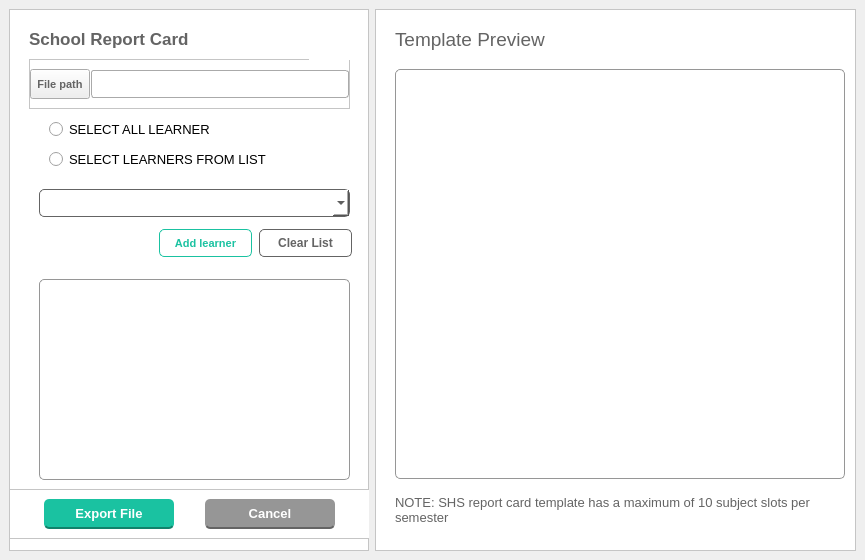
<?xml version="1.0" encoding="UTF-8"?>
<ui version="4.0">
 <class>cardExcelWindow</class>
 <widget class="QMainWindow" name="cardExcelWindow">
  <property name="geometry">
   <rect>
    <x>0</x>
    <y>0</y>
    <width>865</width>
    <height>560</height>
   </rect>
  </property>
  <property name="minimumSize">
   <size>
    <width>865</width>
    <height>560</height>
   </size>
  </property>
  <property name="maximumSize">
   <size>
    <width>865</width>
    <height>560</height>
   </size>
  </property>
  <property name="cursor">
   <cursorShape>PointingHandCursor</cursorShape>
  </property>
  <property name="windowTitle">
   <string>MainWindow</string>
  </property>
  <widget class="QWidget" name="centralwidget">
   <layout class="QHBoxLayout" name="horizontalLayout">
    <item>
     <widget class="QFrame" name="frame">
      <property name="minimumSize">
       <size>
        <width>360</width>
        <height>0</height>
       </size>
      </property>
      <property name="maximumSize">
       <size>
        <width>360</width>
        <height>16777215</height>
       </size>
      </property>
      <property name="styleSheet">
       <string notr="true">QFrame{
	background-color: rgb(255, 255, 255);
}

QLabel{
	color: rgb(100, 100, 100);
}</string>
      </property>
      <property name="frameShape">
       <enum>QFrame::StyledPanel</enum>
      </property>
      <property name="frameShadow">
       <enum>QFrame::Raised</enum>
      </property>
      <widget class="QLabel" name="fileLabel_2">
       <property name="geometry">
        <rect>
         <x>20</x>
         <y>10</y>
         <width>201</width>
         <height>40</height>
        </rect>
       </property>
       <property name="minimumSize">
        <size>
         <width>0</width>
         <height>40</height>
        </size>
       </property>
       <property name="maximumSize">
        <size>
         <width>16777215</width>
         <height>40</height>
        </size>
       </property>
       <property name="font">
        <font>
         <pointsize>13</pointsize>
         <bold>true</bold>
        </font>
       </property>
       <property name="styleSheet">
        <string notr="true"/>
       </property>
       <property name="text">
        <string>School Report Card</string>
       </property>
      </widget>
      <widget class="QRadioButton" name="radioBtnSelectAll">
       <property name="geometry">
        <rect>
         <x>40</x>
         <y>110</y>
         <width>161</width>
         <height>20</height>
        </rect>
       </property>
       <property name="font">
        <font>
         <pointsize>10</pointsize>
         <bold>false</bold>
        </font>
       </property>
       <property name="styleSheet">
        <string notr="true"/>
       </property>
       <property name="text">
        <string>SELECT ALL LEARNERS</string>
       </property>
      </widget>
      <widget class="QRadioButton" name="radioBtnSelectFew">
       <property name="geometry">
        <rect>
         <x>40</x>
         <y>140</y>
         <width>221</width>
         <height>21</height>
        </rect>
       </property>
       <property name="font">
        <font>
         <pointsize>10</pointsize>
         <bold>false</bold>
        </font>
       </property>
       <property name="text">
        <string>SELECT LEARNERS FROM LIST</string>
       </property>
      </widget>
      <widget class="QComboBox" name="dropDownLearner">
       <property name="geometry">
        <rect>
         <x>30</x>
         <y>180</y>
         <width>311</width>
         <height>28</height>
        </rect>
       </property>
       <property name="font">
        <font>
         <pointsize>10</pointsize>
        </font>
       </property>
       <property name="styleSheet">
        <string notr="true">QComboBox{
border-radius: 5px;
border: 1px solid rgb(100, 100, 100);
	background-color: rgb(255, 255, 255);
}</string>
       </property>
      </widget>
      <widget class="QPushButton" name="addBtn">
       <property name="geometry">
        <rect>
         <x>150</x>
         <y>220</y>
         <width>93</width>
         <height>28</height>
        </rect>
       </property>
       <property name="font">
        <font>
         <pointsize>8</pointsize>
         <bold>true</bold>
        </font>
       </property>
       <property name="cursor">
        <cursorShape>PointingHandCursor</cursorShape>
       </property>
       <property name="styleSheet">
        <string notr="true">QPushButton{
border: 1px solid rgb(26, 194, 161);
border-radius: 5px;
	color: rgb(26, 194, 161);
}
QPushButton:hover, QPushButton:focus{
	background-color: rgb(26, 194, 161);
	color: rgb(255, 255, 255);
}</string>
       </property>
       <property name="text">
        <string>Add learner</string>
       </property>
      </widget>
      <widget class="QPushButton" name="clrBtn">
       <property name="geometry">
        <rect>
         <x>250</x>
         <y>220</y>
         <width>93</width>
         <height>28</height>
        </rect>
       </property>
       <property name="font">
        <font>
         <bold>true</bold>
        </font>
       </property>
       <property name="cursor">
        <cursorShape>PointingHandCursor</cursorShape>
       </property>
       <property name="styleSheet">
        <string notr="true">QPushButton{
border: 1px solid rgb(100, 100, 100);
border-radius: 5px;
	color: rgb(100, 100, 100);
}
QPushButton:hover, QPushButton:focus{
	background-color: rgb(100, 100, 100);
	color: rgb(255, 255, 255);
}</string>
       </property>
       <property name="text">
        <string>Clear List</string>
       </property>
      </widget>
      <widget class="QListWidget" name="listWidget_2">
       <property name="geometry">
        <rect>
         <x>30</x>
         <y>270</y>
         <width>311</width>
         <height>201</height>
        </rect>
       </property>
       <property name="styleSheet">
        <string notr="true">QListWidget{
border: 1px solid rgb(150, 150, 150);
border-radius: 5px;
}</string>
       </property>
      </widget>
      <widget class="QFrame" name="btnExport">
       <property name="geometry">
        <rect>
         <x>0</x>
         <y>480</y>
         <width>361</width>
         <height>50</height>
        </rect>
       </property>
       <property name="frameShape">
        <enum>QFrame::StyledPanel</enum>
       </property>
       <property name="frameShadow">
        <enum>QFrame::Raised</enum>
       </property>
       <layout class="QHBoxLayout" name="horizontalLayout_2">
        <item>
         <widget class="QPushButton" name="expBtn">
          <property name="minimumSize">
           <size>
            <width>130</width>
            <height>30</height>
           </size>
          </property>
          <property name="maximumSize">
           <size>
            <width>130</width>
            <height>30</height>
           </size>
          </property>
          <property name="font">
           <font>
            <pointsize>10</pointsize>
            <bold>true</bold>
           </font>
          </property>
          <property name="cursor">
           <cursorShape>PointingHandCursor</cursorShape>
          </property>
          <property name="styleSheet">
           <string notr="true">QPushButton{
	border-bottom: 2px solid rgb(17, 130, 107);
	border-radius: 5px;
	color: rgb(255, 255, 255);
	background-color: rgb(26, 194, 161);
}
QPushButton:focus{
	border-style: inset;
}</string>
          </property>
          <property name="text">
           <string>Export File</string>
          </property>
         </widget>
        </item>
        <item>
         <widget class="QPushButton" name="btnCancel">
          <property name="minimumSize">
           <size>
            <width>130</width>
            <height>30</height>
           </size>
          </property>
          <property name="maximumSize">
           <size>
            <width>130</width>
            <height>30</height>
           </size>
          </property>
          <property name="font">
           <font>
            <pointsize>10</pointsize>
            <bold>true</bold>
           </font>
          </property>
          <property name="cursor">
           <cursorShape>PointingHandCursor</cursorShape>
          </property>
          <property name="styleSheet">
           <string notr="true">QPushButton{
	border-bottom: 2px solid rgb(100, 100, 100);
	border-radius: 5px;
	color: rgb(255, 255, 255);
	background-color: rgb(150, 150, 150);
}
QPushButton:focus{
	border-style: inset;
}</string>
          </property>
          <property name="text">
           <string>Cancel</string>
          </property>
         </widget>
        </item>
       </layout>
      </widget>
      <widget class="QFrame" name="frame_4">
       <property name="geometry">
        <rect>
         <x>20</x>
         <y>50</y>
         <width>321</width>
         <height>50</height>
        </rect>
       </property>
       <property name="frameShape">
        <enum>QFrame::StyledPanel</enum>
       </property>
       <property name="frameShadow">
        <enum>QFrame::Raised</enum>
       </property>
       <layout class="QHBoxLayout" name="horizontalLayout_3">
        <property name="spacing">
         <number>1</number>
        </property>
        <property name="leftMargin">
         <number>0</number>
        </property>
        <property name="rightMargin">
         <number>0</number>
        </property>
        <item>
         <widget class="QPushButton" name="btnFilePath">
          <property name="minimumSize">
           <size>
            <width>60</width>
            <height>30</height>
           </size>
          </property>
          <property name="maximumSize">
           <size>
            <width>60</width>
            <height>30</height>
           </size>
          </property>
          <property name="font">
           <font>
            <pointsize>8</pointsize>
            <bold>true</bold>
           </font>
          </property>
          <property name="styleSheet">
           <string notr="true">QPushButton{
	color: rgb(100, 100, 100);
}
</string>
          </property>
          <property name="text">
           <string>File path</string>
          </property>
         </widget>
        </item>
        <item>
         <widget class="QLineEdit" name="txtFIlePath">
          <property name="minimumSize">
           <size>
            <width>240</width>
            <height>28</height>
           </size>
          </property>
          <property name="maximumSize">
           <size>
            <width>280</width>
            <height>28</height>
           </size>
          </property>
          <property name="styleSheet">
           <string notr="true">QLineEdit{
border-radius: 3px;
border: 1px solid rgb(170, 170, 170);
	background-color: rgb(255, 255, 255);
}</string>
          </property>
         </widget>
        </item>
       </layout>
      </widget>
      <widget class="QLabel" name="label">
       <property name="geometry">
        <rect>
         <x>300</x>
         <y>10</y>
         <width>41</width>
         <height>41</height>
        </rect>
       </property>
       <property name="styleSheet">
        <string notr="true"/>
       </property>
       <property name="text">
        <string/>
       </property>
       <property name="pixmap">
        <pixmap>../assets/excel-solid.png</pixmap>
       </property>
       <property name="scaledContents">
        <bool>true</bool>
       </property>
      </widget>
     </widget>
    </item>
    <item>
     <widget class="QFrame" name="frame_2">
      <property name="styleSheet">
       <string notr="true">QFrame{
	background-color: rgb(255, 255, 255);
}

QLabel{
	color: rgb(100, 100, 100);
}</string>
      </property>
      <property name="frameShape">
       <enum>QFrame::StyledPanel</enum>
      </property>
      <property name="frameShadow">
       <enum>QFrame::Raised</enum>
      </property>
      <widget class="QLabel" name="fileLabel">
       <property name="geometry">
        <rect>
         <x>20</x>
         <y>10</y>
         <width>201</width>
         <height>40</height>
        </rect>
       </property>
       <property name="minimumSize">
        <size>
         <width>0</width>
         <height>40</height>
        </size>
       </property>
       <property name="maximumSize">
        <size>
         <width>16777215</width>
         <height>40</height>
        </size>
       </property>
       <property name="font">
        <font>
         <pointsize>14</pointsize>
         <bold>false</bold>
        </font>
       </property>
       <property name="text">
        <string>Template Preview</string>
       </property>
      </widget>
      <widget class="QFrame" name="frame_5">
       <property name="geometry">
        <rect>
         <x>20</x>
         <y>60</y>
         <width>450</width>
         <height>410</height>
        </rect>
       </property>
       <property name="minimumSize">
        <size>
         <width>450</width>
         <height>410</height>
        </size>
       </property>
       <property name="maximumSize">
        <size>
         <width>450</width>
         <height>410</height>
        </size>
       </property>
       <property name="styleSheet">
        <string notr="true">QFrame{
border: 1px solid rgb(150, 150, 150);
border-radius: 5px;
}</string>
       </property>
       <property name="frameShape">
        <enum>QFrame::StyledPanel</enum>
       </property>
       <property name="frameShadow">
        <enum>QFrame::Raised</enum>
       </property>
       <layout class="QHBoxLayout" name="horizontalLayout_4">
        <property name="spacing">
         <number>5</number>
        </property>
        <property name="leftMargin">
         <number>5</number>
        </property>
        <property name="topMargin">
         <number>5</number>
        </property>
        <property name="rightMargin">
         <number>5</number>
        </property>
        <property name="bottomMargin">
         <number>5</number>
        </property>
        <item>
         <widget class="QLabel" name="label_3">
          <property name="styleSheet">
           <string notr="true">QLabel{
border: none;
}</string>
          </property>
          <property name="text">
           <string/>
          </property>
          <property name="pixmap">
           <pixmap>../assets/cardPreview.png</pixmap>
          </property>
          <property name="scaledContents">
           <bool>true</bool>
          </property>
         </widget>
        </item>
       </layout>
      </widget>
      <widget class="QLabel" name="label_2">
       <property name="geometry">
        <rect>
         <x>20</x>
         <y>480</y>
         <width>441</width>
         <height>41</height>
        </rect>
       </property>
       <property name="font">
        <font>
         <pointsize>10</pointsize>
        </font>
       </property>
       <property name="text">
        <string>NOTE: SHS report card template has a maximum of 10 subject slots per semester</string>
       </property>
       <property name="wordWrap">
        <bool>true</bool>
       </property>
      </widget>
     </widget>
    </item>
   </layout>
  </widget>
 </widget>
 <resources/>
 <connections/>
</ui>
